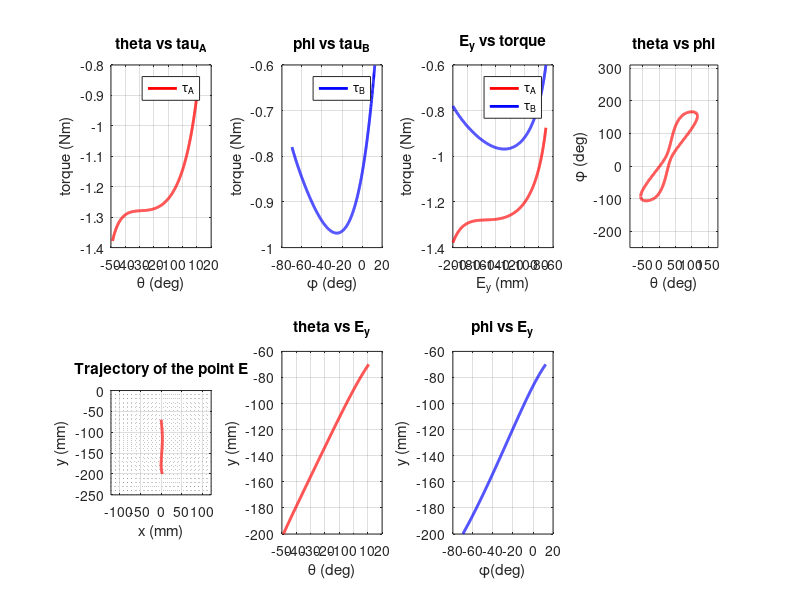
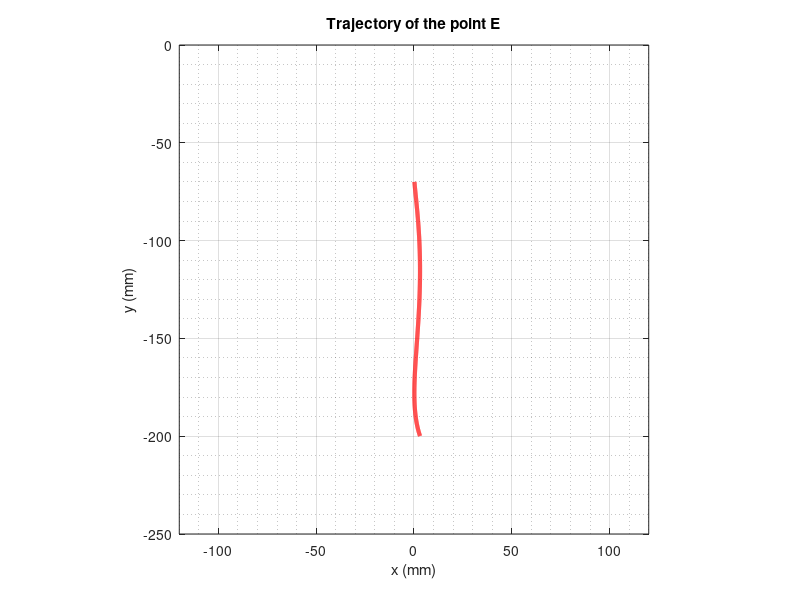

These charts were generated, in order, by the following MATLAB code:
clc; clear all; close all;  % 콘솔, 변수, 그리고 모든 창을 초기화

% 링크의 길이 정의
l1 = 106;  % 첫 번째 링크의 길이 (mm)
l2 = 77;   % 두 번째 링크의 길이 (mm)
l3 = 50;   % 세 번째 링크의 길이 (mm)
l4 = 137;  % 네 번째 링크의 길이 (mm)
l5 = -8;   % 네 번째 링크의 수직방향 offset (mm)

theta_root = 30;  % 루트 각도 (deg)
len_ab = 75;      % 링크 AB의 길이 (mm)

W = 2;  % 질량 (kg)

y_min = -200;  % 최소 y 값 (mm)
y_max = -70;   % 최대 y 값 (mm)

% 계산을 위한 각도 범위 정의
theta = -pi/2 : 0.001 : pi/1;  % theta 범위 (-90도에서 180도까지)

W = 9.81 * W;    % 질량을 무게(N)로 변환

% (a, b) 점의 좌표 정의
a = len_ab * cos(theta_root * pi / 180);  % a 점의 x 좌표
b = len_ab * sin(theta_root * pi / 180);  % b 점의 y 좌표

% 각도 beta와 DE 길이 계산
beta = atan(l5 / l4);            % 각도 beta 계산
len_de = sqrt(l4^2 + l5^2);      % DE의 길이 계산

% L1 계산
L1 = sqrt((a - l1 * cos(theta)).^2 + (b - l1 * sin(theta)).^2);

% L2 계산
L2 = 1/(2 * l2) * (l3^2 - l1^2 - l2^2 - a^2 - b^2 + 2 * l1 * (a * cos(theta) + b * sin(theta)));

% 각도 alpha 계산 (atan2로 사분면 처리 개선)
alpha = atan2(b - l1 * sin(theta), a - l1 * cos(theta));

% L2와 L1의 비율을 사용해 phi 각도를 계산
ratio = L2 ./ L1;

% phi와 phi_2 배열 미리 할당
phi = zeros(size(theta));   % phi 배열
phi2 = zeros(size(theta));  % phi_2 배열

% 각 theta 값에 대해 phi와 phi_2 계산
for i = 1:length(theta)
    % 비율이 acos 함수 범위를 벗어나면 phi를 NaN으로 설정
    if (ratio(i) > 1) || (ratio(i) < -1)
        phi(i) = NaN;
        phi2(i) = NaN;
    else
        % acos를 사용해 phi와 phi_2 계산
        phi(i) = alpha(i) - acos(ratio(i));  % 첫 번째 가능한 phi 값
        if( phi(i) > pi )
            phi(i) = phi(i) - 2*pi;
        elseif( phi(i) < -pi)
            phi(i) = phi(i) + 2*pi;
        end
        
        % 두 번째 가능한 phi 값 계산
        phi2(i) = alpha(i) + acos(ratio(i));
        if( phi2(i) > pi )
            phi2(i) = phi2(i) - 2*pi;
        elseif( phi2(i) < -pi)
            phi2(i) = phi2(i) + 2*pi;
        end
    end
end

% 선 DC의 x축으로부터의 각도 계산
theta_k = atan2((b+l2*sin(phi)-l1*sin(theta)),(a+l2*cos(phi)-l1*cos(theta)));

% 점 E의 x, y 좌표 계산
E_x = l1 * cos(theta) - l4 * cos(theta_k) + l5 * sin(theta_k);
E_y = l1 * sin(theta) - l4 * sin(theta_k) - l5 * cos(theta_k);

% E_y의 최소 및 최대 값 및 인덱스
[E_y_min, min_idx] = min(E_y);
[E_y_max, max_idx] = max(E_y);

% y_min 및 y_max 범위에서 E_y가 만족하는 인덱스 찾기
idx_gt_low = find(E_y(min_idx:max_idx) > y_min, 1) + min_idx - 1;
idx_gt_up = find(E_y(min_idx:max_idx) > y_max, 1) + min_idx - 1;

% 잘라낸 값들 저장 (E_x, E_y, theta, phi)
E_x_cut = E_x(idx_gt_low:idx_gt_up);
E_y_cut = E_y(idx_gt_low:idx_gt_up);
theta_cut = theta(idx_gt_low:idx_gt_up);
theta_k_cut = theta_k(idx_gt_low:idx_gt_up);
phi_cut = phi(idx_gt_low:idx_gt_up);

% A점이 동력원일 때의 토크 계산
FDx = (len_de * cos(theta_k_cut + beta) * W) ./ ((-tan(phi_cut)+tan(theta_k_cut))*l3.*cos(theta_k_cut)*2);
FDy = -W/2 + tan(phi_cut).*FDx;
tau_A = l1 * (FDy.*cos(theta_cut) - FDx.*sin(theta_cut));
tau_A = tau_A * 1e-3;  % 단위 Nmm에서 Nm로 변환

% B점이 동력원일 때의 토크 계산
FCx = -W ./ (2*(-tan(theta_cut)+tan(theta_k_cut))) .* (1 + len_de / l3 * cos(theta_k_cut + beta) ./ cos(theta_k_cut));
FCy = -W/2 + tan(theta_cut) .* FCx;
tau_B = l2 * (FCy.*cos(phi_cut) - FCx.*sin(phi_cut));
tau_B = tau_B * 1e-3;  % 단위 Nmm에서 Nm로 변환

% 결과를 시각화하는 서브플롯 생성
figure('units','normalized','outerposition',[0 0 1 1]);

% theta와 tau_A의 관계 플롯
subplot(2,4,1);
plot(rad2deg(theta_cut), tau_A, 'r' ,'LineWidth',2);
title("theta vs tau_A");
xlabel('\theta (deg)');
ylabel('torque (Nm)');
grid on;
legend('\tau_A');

% phi와 tau_B의 관계 플롯
subplot(2,4,2);
plot(rad2deg(phi_cut), tau_B, 'b','LineWidth',2);
title("phi vs tau_B");
xlabel('\phi (deg)');
ylabel('torque (Nm)');
grid on;
legend('\tau_B');

% E_y와 토크의 관계 플롯
subplot(2,4,3);
plot(E_y_cut, tau_A, 'r', 'LineWidth',2);
hold on;
plot(E_y_cut, tau_B, 'b', 'LineWidth',2);
title("E_y vs torque");
xlabel('E_y (mm)');
ylabel('torque (Nm)');
grid on;
legend('\tau_A', '\tau_B');

% theta와 phi의 관계 플롯
subplot(2,4,4);
plot(rad2deg(theta), rad2deg(phi),'r','LineWidth',2);
hold on;
plot(rad2deg(theta), rad2deg(phi2),'r','LineWidth',2)
title("theta vs phi");
xlabel('\theta (deg)');
ylabel('\phi (deg)');
axis equal;
grid on;

% E 점의 궤적 플롯
subplot(2,4,5);
plot(E_x_cut,E_y_cut,'r','LineWidth',2);
title("Trajectory of the point E");
xlabel('x (mm)');
ylabel('y (mm)');
axis equal;
grid on;
grid minor;
% legend('E');
xlim([-120, 120]);
ylim([-250, 0]);

% theta와 E_y의 관계 플롯
subplot(2,4,6);
plot(rad2deg(theta_cut), E_y_cut, 'r' ,'LineWidth',2);
title("theta vs E_y");
xlabel('\theta (deg)');
ylabel('y (mm)');
grid on;

% phi와 E_y의 관계 플롯
subplot(2,4,7);
plot(rad2deg(phi_cut), E_y_cut, 'b' ,'LineWidth',2);
title("phi vs E_y");
xlabel('\phi(deg)');
ylabel('y (mm)');
grid on;

figure();
% E 점의 궤적 플롯
plot(E_x_cut,E_y_cut,'r','LineWidth',3);
title("Trajectory of the point E");
xlabel('x (mm)');
ylabel('y (mm)');
axis equal;
grid on;
grid minor;
% legend('E');
xlim([-120, 120]);
ylim([-250, 0]);
